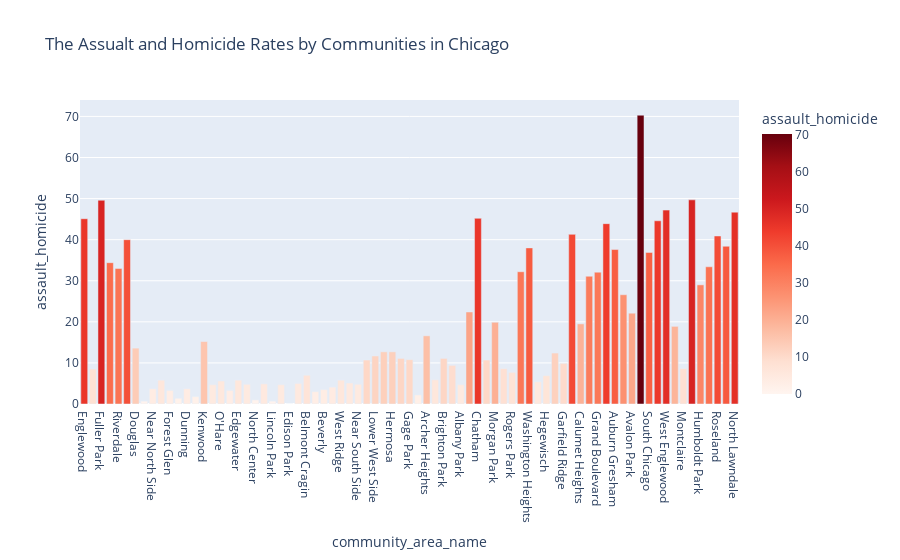

Notebook cell for this chart:
### Code cell
assault_plot = px.bar(poverty_crime, y = "assault_homicide", x = "community_area_name", color = "assault_homicide", 
            title="The Assualt and Homicide Rates by Communities in Chicago", color_continuous_scale=px.colors.sequential.Reds)
#assault_plot.update_traces(marker=dict(colorscale=px.colors.sequential.Reds))
assault_plot.update_traces(textfont_size=12, textangle=0, textposition="outside", cliponaxis=False)
assault_plot.show()

### Figure 1 — Plotly figure (JSON) as saved in the notebook; plotly's stock layout.template omitted (floating-point values rounded to 4 significant figures)
{"data": [{"alignmentgroup": "True", "cliponaxis": false, "hovertemplate": "community_area_name=%{x}<br>assault_homicide=%{marker.color}<extra></extra>", "legendgroup": "", "marker": {"color": [45.1, 8.5, 49.6, 34.4, 33, 40, 13.6, 0.7, 3.7, 5.8, 3.3, 1.4, 3.7, 1.8, 15.2, 4.7, 5.6, 3.3, 5.8, 4.8, 1, 4.9, 0.7, 4.7, 0, 5, 7, 3, 3.5, 4.1, 5.8, 5.1, 4.8, 10.7, 11.7, 12.7, 12.7, 11.1, 10.8, 2.2, 16.6, 5.9, 11.1, 9.4, 4.7, 22.4, 45.2, 10.7, 19.9, 8.6, 7.7, 32.2, 38, 5.4, 6.9, 12.4, 9.9, 41.3, 19.5, 31.1, 32.1, 43.9, 37.6, 26.6, 22.1, 70.3, 36.9, 44.6, 47.2, 18.9, 8.6, 49.7, 29, 33.4, 40.9, 38.4, 46.7], "coloraxis": "coloraxis", "pattern": {"shape": ""}}, "name": "", "offsetgroup": "", "orientation": "v", "showlegend": false, "textangle": 0, "textfont": {"size": 12}, "textposition": "outside", "type": "bar", "x": ["Englewood", "West Town", "Fuller Park", "Austin", "Riverdale", "West Garfield Park", "Douglas", "Loop", "Near North Side", "Hyde Park", "Forest Glen", "Lake View", "Dunning", "Armour Square", "Kenwood", "Norwood Park", "O'Hare", "Portage Park", "Edgewater", "Jefferson Park", "North Center", "Bridgeport", "Lincoln Park", "Avondale", "Edison Park", "Lincoln Square", "Belmont Cragin", "North Park", "Beverly", "Irving Park", "West Ridge", "McKinley Park", "Near South Side", "West Lawn", "Lower West Side", "Near West Side", "Hermosa", "South Lawndale", "Gage Park", "Mount Greenwood", "Archer Heights", "West Elsdon", "Brighton Park", "Clearing", "Albany Park", "Chicago Lawn", "Chatham", "East Side", "Morgan Park", "Logan Square", "Rogers Park", "Pullman", "Washington Heights", "Uptown", "Hegewisch", "Ashburn", "Garfield Ridge", "South Deering", "Calumet Heights", "Woodlawn", "Grand Boulevard", "West Pullman", "Auburn Gresham", "New City", "Avalon Park", "Burnside", "South Chicago", "Washington Park", "West Englewood", "Oakland", "Montclaire", "Greater Grand Crossing", "Humboldt Park", "South Shore", "Roseland", "East Garfield Park", "North Lawndale"], "xaxis": "x", "y": [45.1, 8.5, 49.6, 34.4, 33, 40, 13.6, 0.7, 3.7, 5.8, 3.3, 1.4, 3.7, 1.8, 15.2, 4.7, 5.6, 3.3, 5.8, 4.8, 1, 4.9, 0.7, 4.7, 0, 5, 7, 3, 3.5, 4.1, 5.8, 5.1, 4.8, 10.7, 11.7, 12.7, 12.7, 11.1, 10.8, 2.2, 16.6, 5.9, 11.1, 9.4, 4.7, 22.4, 45.2, 10.7, 19.9, 8.6, 7.7, 32.2, 38, 5.4, 6.9, 12.4, 9.9, 41.3, 19.5, 31.1, 32.1, 43.9, 37.6, 26.6, 22.1, 70.3, 36.9, 44.6, 47.2, 18.9, 8.6, 49.7, 29, 33.4, 40.9, 38.4, 46.7], "yaxis": "y"}], "layout": {"barmode": "relative", "coloraxis": {"colorbar": {"title": {"text": "assault_homicide"}}, "colorscale": [[0, "rgb(255,245,240)"], [0.125, "rgb(254,224,210)"], [0.25, "rgb(252,187,161)"], [0.375, "rgb(252,146,114)"], [0.5, "rgb(251,106,74)"], [0.625, "rgb(239,59,44)"], [0.75, "rgb(203,24,29)"], [0.875, "rgb(165,15,21)"], [1, "rgb(103,0,13)"]]}, "legend": {"tracegroupgap": 0}, "title": {"text": "The Assualt and Homicide Rates by Communities in Chicago"}, "xaxis": {"anchor": "y", "domain": [0, 1], "title": {"text": "community_area_name"}}, "yaxis": {"anchor": "x", "domain": [0, 1], "title": {"text": "assault_homicide"}}}}
